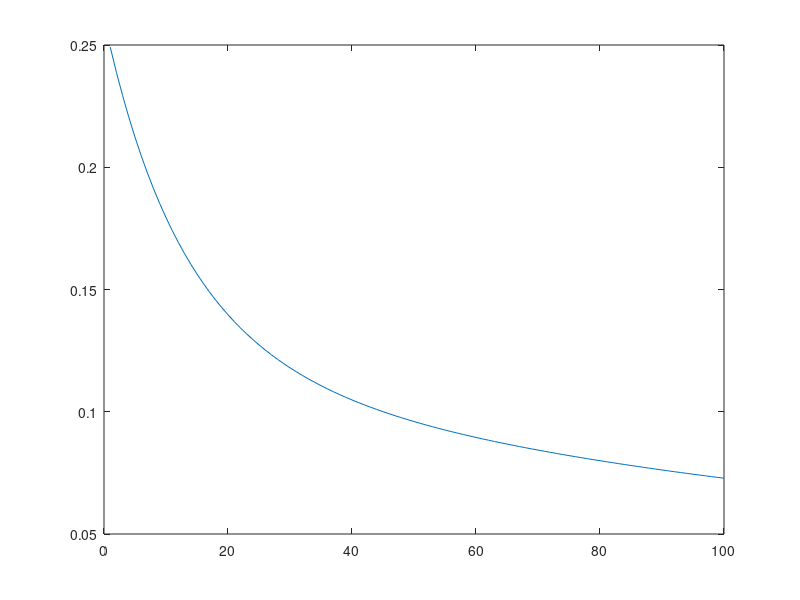

This figure's MATLAB source:
clc

training_data = [0 0;
                 0 1;
                 1 0;
                 1 1];
labels = [0;
          0;
          0;
          1];

n = 100;
weights = [0.1, 0.2];
bias = 0;
learning_rate = 0.01;
act_func = @(x) x;

loss = zeros(n,1);
for epoch = 1:n
    disp(['Epoch ', num2str(epoch)])
    for ii = 1:length(training_data)
        inputs = training_data(ii,1:end)
        target = labels(ii);
        weighted_sum = weights(1)*inputs(1) + weights(2)*inputs(2) + bias;
        output = act_func(weighted_sum);
        error = output - target;
        weights(1) = weights(1) - learning_rate * error * inputs(1);
        weights(2) = weights(2) - learning_rate * error * inputs(2);
        bias = bias - learning_rate * error;
        disp(['  Inputs: [', num2str(inputs), '], Target: ', num2str(target), ', Output: ', num2str(output), ', Weights: [', num2str(weights), '], Bias: ', num2str(bias)])
    end
    loss(epoch) = 1/2*(target-output)^2;
end

disp('Testing perceptron after training:')
for ii = 1:size(training_data,1)
    inputs = training_data(ii,1:2);
    weighted_sum = weights(1)*inputs(1) + weights(2)*inputs(2) + bias;
    output = act_func(weighted_sum);
    disp(['  Inputs: [', num2str(inputs), '] => Output: ', num2str(output), ', i.e., ', num2str(output >= 0.5)])
end

plot(loss)
